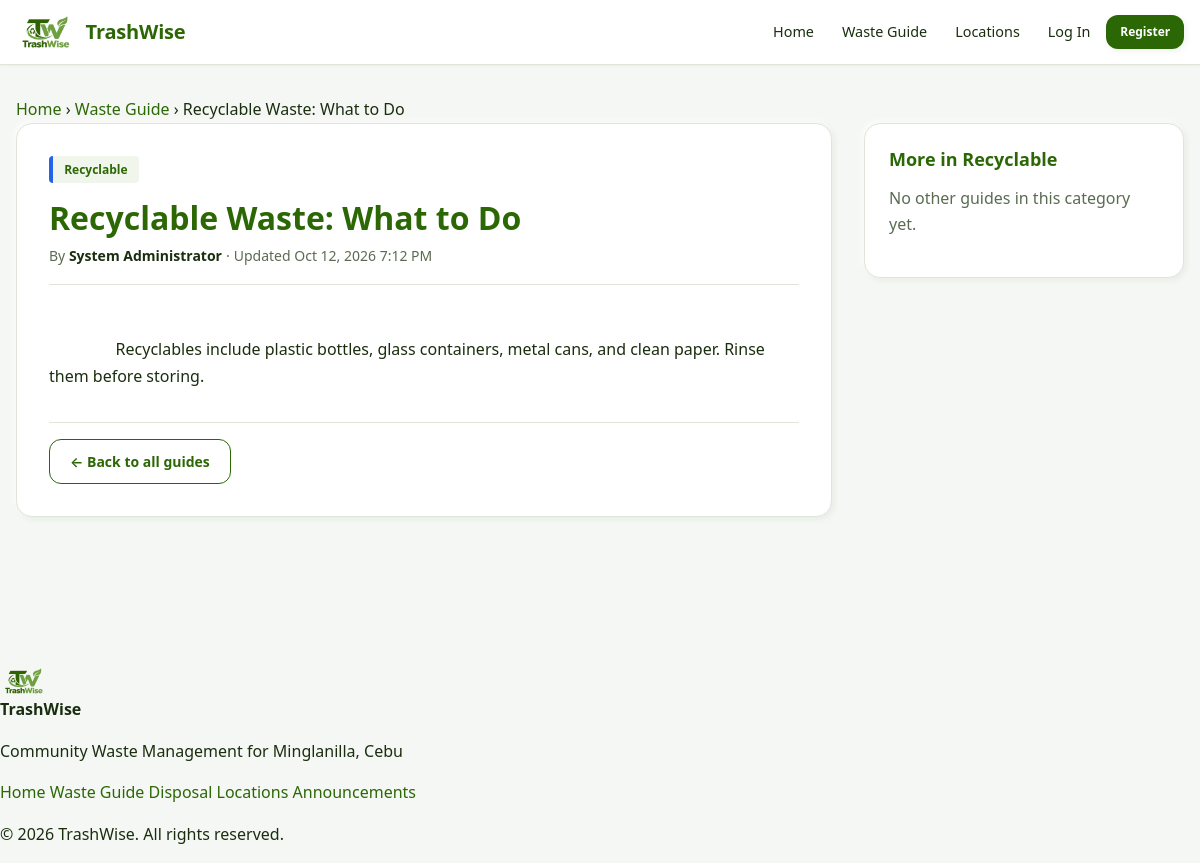
The app's page /modules/guides/view-guide.php?id=2 with its own data.
### tables this page shows
CREATE TABLE waste_guides (
    guide_id     INT UNSIGNED NOT NULL AUTO_INCREMENT,
    category_id  INT UNSIGNED NOT NULL,
    created_by   INT UNSIGNED NOT NULL,
    title        VARCHAR(255) NOT NULL,
    content      TEXT         NOT NULL,
    is_published TINYINT(1)   NOT NULL DEFAULT 1,
    created_at   DATETIME     NOT NULL DEFAULT CURRENT_TIMESTAMP,
    updated_at   DATETIME     NOT NULL DEFAULT CURRENT_TIMESTAMP
                              ON UPDATE CURRENT_TIMESTAMP,
    PRIMARY KEY (guide_id),
    KEY idx_guides_category (category_id),
    KEY idx_guides_published (is_published),
    CONSTRAINT fk_guides_category
        FOREIGN KEY (category_id) REFERENCES waste_categories(category_id)
        ON DELETE RESTRICT ON UPDATE CASCADE,
    CONSTRAINT fk_guides_user
        FOREIGN KEY (created_by) REFERENCES users(user_id)
        ON DELETE RESTRICT ON UPDATE CASCADE
);

CREATE TABLE waste_categories (
    category_id   INT UNSIGNED NOT NULL AUTO_INCREMENT,
    category_name VARCHAR(100) NOT NULL,
    description   TEXT         DEFAULT NULL,
    color_code    VARCHAR(20)  DEFAULT NULL,
    PRIMARY KEY (category_id),
    UNIQUE KEY uq_category_name (category_name)
);

CREATE TABLE users (
    user_id           INT UNSIGNED NOT NULL AUTO_INCREMENT,
    role_id           TINYINT UNSIGNED NOT NULL,
    barangay_id       INT UNSIGNED DEFAULT NULL,
    first_name        VARCHAR(100) NOT NULL,
    last_name         VARCHAR(100) NOT NULL,
    email             VARCHAR(255) NOT NULL,
    password_hash     VARCHAR(255) NOT NULL,
    phone             VARCHAR(20)  DEFAULT NULL,
    address           VARCHAR(500) DEFAULT NULL,
    is_email_verified TINYINT(1)   NOT NULL DEFAULT 0,
    email_verified_at DATETIME     DEFAULT NULL,
    last_login_at     DATETIME     DEFAULT NULL,
    is_active         TINYINT(1)   NOT NULL DEFAULT 1,
    created_at        DATETIME     NOT NULL DEFAULT CURRENT_TIMESTAMP,
    updated_at        DATETIME     NOT NULL DEFAULT CURRENT_TIMESTAMP
                                   ON UPDATE CURRENT_TIMESTAMP,
    PRIMARY KEY (user_id),
    UNIQUE KEY uq_users_email (email),
    KEY idx_users_role     (role_id),
    KEY idx_users_barangay (barangay_id),
    KEY idx_users_active   (is_active),
    CONSTRAINT fk_users_role
        FOREIGN KEY (role_id) REFERENCES roles(role_id)
        ON DELETE RESTRICT ON UPDATE CASCADE,
    CONSTRAINT fk_users_barangay
        FOREIGN KEY (barangay_id) REFERENCES barangays(barangay_id)
        ON DELETE SET NULL ON UPDATE CASCADE
);

### includes/functions.php (called while the page is built, shortened)
<?php
require_once __DIR__ . '/../config/database.php';
function e($value): string
{
    return htmlspecialchars((string) $value, ENT_QUOTES | ENT_SUBSTITUTE, 'UTF-8');
}
function input_int(string $key, string $method = 'POST', int $default = 0): int
{
    $source = $method === 'GET' ? $_GET : $_POST;
    return isset($source[$key]) ? (int) $source[$key] : $default;
}
function format_datetime(?string $value): string
{
    $ts = strtotime($value);
    return $ts ? date('M j, Y g:i A', $ts) : '—';
}

### config/database.php (called while the page is built, shortened)
<?php
function db(): PDO
{
    static $pdo = null;
    if ($pdo instanceof PDO) {
        return $pdo;
    }
    $dsn = sprintf(
        'mysql:host=%s;dbname=%s;charset=%s',
        DB_HOST,
        DB_NAME,
        DB_CHARSET
    );
    $options = [
        PDO::ATTR_ERRMODE            => PDO::ERRMODE_EXCEPTION,
        PDO::ATTR_DEFAULT_FETCH_MODE => PDO::FETCH_ASSOC,
        PDO::ATTR_EMULATE_PREPARES   => false,
        PDO::ATTR_PERSISTENT         => false,
        PDO::ATTR_STRINGIFY_FETCHES  => false,
    ];
    try {
        $pdo = new PDO($dsn, DB_USER, DB_PASS, $options);
    } catch (PDOException $e) {
        error_log('[TrashWise DB] ' . $e->getMessage());
        if (!headers_sent()) {
            http_response_code(500);
        }
        if (APP_DEBUG) {
            exit('Database connection failed: ' . htmlspecialchars($e->getMessage(), ENT_QUOTES, 'UTF-8'));
        }
        exit('A database error occurred. Please try again later.');
    }
    return $pdo;
}
function db_query(string $sql, array $params = []): PDOStatement
{
    $stmt = db()->prepare($sql);
    $stmt->execute($params);
    return $stmt;
}
function db_one(string $sql, array $params = []): ?array
{
    $row = db_query($sql, $params)->fetch();
    return $row === false ? null : $row;
}

### modules/guides/view-guide.php (the view, shortened to what this page needs)
<?php
require_once __DIR__ . '/../../config/database.php';
require_once __DIR__ . '/../../includes/functions.php';
$guideId = input_int('id', 'GET');
$guide = db_one("
    SELECT wg.guide_id, wg.title, wg.content, wg.created_at, wg.updated_at,
           wc.category_id, wc.category_name, wc.color_code,
           u.first_name, u.last_name
      FROM waste_guides wg
      JOIN waste_categories wc ON wc.category_id = wg.category_id
      JOIN users            u  ON u.user_id      = wg.created_by
     WHERE wg.guide_id = ? AND wg.is_published = 1
     LIMIT 1
", [$guideId]);
$related = db_all("
    SELECT guide_id, title, created_at, updated_at
      FROM waste_guides
     WHERE category_id = ? AND is_published = 1 AND guide_id <> ?
     ORDER BY updated_at DESC, guide_id DESC
     LIMIT 4
", [(int) $guide['category_id'], $guideId]);
$author = trim($guide['first_name'] . ' ' . $guide['last_name']);
$lastUpdated = $guide['updated_at'] ?: $guide['created_at'];
require_once __DIR__ . '/../../includes/header.php';
?>
<section class="container page-header">
    <nav class="breadcrumb" aria-label="Breadcrumb">
        <a href="<?= e(BASE_URL) ?>/index.php">Home</a>
        <span aria-hidden="true">›</span>
        <a href="<?= e(BASE_URL) ?>/modules/guides/waste-guide.php">Waste Guide</a>
        <span aria-hidden="true">›</span>
        <span aria-current="page"><?= e(mb_strimwidth($guide['title'], 0, 60, '…')) ?></span>
    </nav>
</section>
<section class="container guide-view">
    <div class="guide-view__grid">
        <article class="guide-view__main card">
            <span class="guide-view__category"
                  style="border-left-color: <?= e($guide['color_code'] ?: '#6BA24B') ?>;">
                <?= e($guide['category_name']) ?>
            </span>
            <h1 class="guide-view__title"><?= e($guide['title']) ?></h1>
            <div class="guide-view__meta">
                <span>By <strong><?= e($author) ?></strong></span>
                <span aria-hidden="true">·</span>
                <span>Updated <?= e(format_datetime($lastUpdated)) ?></span>
            </div>
            <div class="guide-view__content">
                <?= nl2br(e($guide['content'])) ?>
            </div>
            <footer class="guide-view__footer">
                <a class="btn btn-outline"
                   href="<?= e(BASE_URL) ?>/modules/guides/waste-guide.php">
                    ← Back to all guides
                </a>
            </footer>
        </article>
        <aside class="guide-view__sidebar">
            <div class="card">
                <h2 class="card-title">
                    More in <?= e($guide['category_name']) ?>
                </h2>
                <?php if (empty($related)): ?>
                    <p class="text-muted">No other guides in this category yet.</p>
                <?php endif; ?>
            </div>
        </aside>
    </div>
</section>
<?php require_once __DIR__ . '/../../includes/footer.php'; ?>

### assets/css/global.css (style rules this page uses)
:root { --tw-primary: #2C6705; --tw-primary-hover: #245504; --tw-primary-light: #e8f0e3; --tw-secondary: #6BA24B; --tw-secondary-hover:#5a8f3e; --tw-secondary-light:#f0f6ec; --tw-white: #FFFFFF; --tw-bg: #f5f7f4; --tw-surface: #FFFFFF; --tw-border: #e0e5dc; --tw-text: #1a2e0f; --tw-text-muted: #5a6b52; --tw-text-light: #8a9a82; --tw-pending: #d97706; --tw-progress: #2563eb; --tw-verified: #2C6705; --tw-resolved: #2C6705; --tw-rejected: #dc2626; --tw-shadow-light: #ffffff; --tw-shadow-dark: rgba(44, 103, 5, 0.14); --tw-shadow-raised: 4px 4px 10px var(--tw-shadow-dark), -4px -4px 10px var(--tw-shadow-light); --tw-shadow-flat: 2px 2px 6px rgba(44, 103, 5, 0.08), -2px -2px 6px rgba(255, 255, 255, 0.9); --tw-shadow-inset: inset 3px 3px 6px var(--tw-shadow-dark), inset -3px -3px 6px var(--tw-shadow-light); --tw-radius-sm: 8px; --tw-radius-md: 12px; --tw-radius-lg: 16px; --tw-radius-full: 9999px; --tw-space-xs: 0.25rem; --tw-space-sm: 0.5rem; --tw-space-md: 1rem; --tw-space-lg: 1.5rem; --tw-space-xl: 2rem; --tw-space-2xl: 3rem; --tw-font: 'Segoe UI', system-ui, -apple-system, Roboto, Helvetica, Arial, sans-serif; --tw-text-xs: 0.75rem; --tw-text-sm: 0.875rem; --tw-text-base: 1rem; --tw-text-lg: 1.125rem; --tw-text-xl: 1.25rem; --tw-text-2xl: 1.5rem; --tw-text-3xl: 2rem; --tw-transition: 200ms ease; }
*, *::before, *::after { box-sizing: border-box; }
html { scroll-behavior: smooth; }
body { margin: 0; font-family: var(--tw-font); font-size: var(--tw-text-base); line-height: 1.6; color: var(--tw-text); background-color: var(--tw-bg); -webkit-font-smoothing: antialiased; }
a { color: var(--tw-primary); text-decoration: none; transition: color var(--tw-transition); }
.container { width: 100%; max-width: 1200px; margin: 0 auto; padding: 0 var(--tw-space-md); }
h1, h2, h3, h4 { color: var(--tw-primary); font-weight: 600; line-height: 1.25; margin: 0 0 var(--tw-space-sm); }
h1 { font-size: var(--tw-text-3xl); }
h2 { font-size: var(--tw-text-2xl); }
.btn { display: inline-flex; align-items: center; justify-content: center; gap: var(--tw-space-xs); padding: 0.65rem 1.25rem; font-size: var(--tw-text-sm); font-weight: 600; border-radius: var(--tw-radius-md); border: 1px solid transparent; text-decoration: none; transition: all var(--tw-transition); white-space: nowrap; cursor: pointer; background: var(--tw-surface); color: var(--tw-text); }
.btn-outline { background-color: transparent; border-color: var(--tw-primary); color: var(--tw-primary); }
.card { background-color: var(--tw-surface); border: 1px solid var(--tw-border); border-radius: var(--tw-radius-lg); padding: var(--tw-space-lg); box-shadow: var(--tw-shadow-flat); }
.card-title { font-size: var(--tw-text-lg); color: var(--tw-primary); margin: 0 0 var(--tw-space-sm); }
.text-muted { color: var(--tw-text-muted); }

### assets/css/view-guide.css (style rules this page uses)
.guide-view__grid { display: grid; grid-template-columns: 1fr 320px; gap: var(--tw-space-xl); align-items: start; }
.guide-view__main { padding: var(--tw-space-xl); }
.guide-view__category { display: inline-block; padding: 0.25rem 0.7rem; border-left: 4px solid var(--tw-secondary); background: var(--tw-secondary-light); color: var(--tw-primary); font-size: var(--tw-text-xs); font-weight: 600; border-radius: 4px; margin-bottom: var(--tw-space-md); }
.guide-view__title { margin: 0 0 var(--tw-space-sm); color: var(--tw-primary); font-size: var(--tw-text-3xl); line-height: 1.2; }
.guide-view__meta { display: flex; flex-wrap: wrap; gap: var(--tw-space-xs); align-items: center; color: var(--tw-text-muted); font-size: var(--tw-text-sm); margin-bottom: var(--tw-space-lg); padding-bottom: var(--tw-space-md); border-bottom: 1px solid var(--tw-border); }
.guide-view__meta strong { color: var(--tw-text); }
.guide-view__content { font-size: var(--tw-text-base); color: var(--tw-text); line-height: 1.7; white-space: pre-wrap; }
.guide-view__footer { margin-top: var(--tw-space-xl); padding-top: var(--tw-space-md); border-top: 1px solid var(--tw-border); }
.guide-view__sidebar .card-title { font-size: var(--tw-text-lg); margin-bottom: var(--tw-space-md); }

### records on screen
waste_guides: title "Recyclable Waste: What to Do", category.category_name "Recyclable", created_by.last_name "System Administrator", updated_at "Oct 12, 2026 7:12 PM", content "Recyclables include plastic bottles, glass containers, metal cans, and clean paper. Rinse them before storing."
